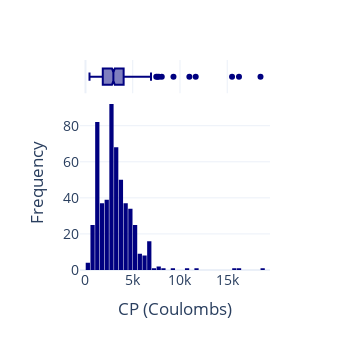

This figure's notebook cell:
### Code cell
import plotly.express as px

# Create the histogram with a marginal box plot
fig = px.histogram(
    data, 
    x='CP', 
    marginal='box', 
    nbins=47
)

# Set all bars to red
fig.update_traces(marker_color='navy')

# Update layout for better aesthetics and a square figure
fig.update_layout(
    bargap=0.1,  # Space between bars
    title=dict(
        x=0.5,  # Center-align title
        font=dict(size=18, color='black')
    ),
    xaxis_title="CP (Coulombs)",
    yaxis_title="Frequency",
    font=dict(size=14),  # Font size for readability
    template='plotly_white',  # Clean look
    width=350,  # Adjust width for square shape
    height=350  # Adjust height to match width
)

# Show the figure
fig.show()

### Figure 1 — Plotly figure (JSON) as saved in the notebook; plotly's stock layout.template omitted (floating-point values rounded to 4 significant figures; data arrays with more than 128 entries replaced by an {"elided": "..."} marker saying what was removed)
{"data": [{"alignmentgroup": "True", "bingroup": "x", "hovertemplate": "CP=%{x}<br>count=%{y}<extra></extra>", "legendgroup": "", "marker": {"color": "navy", "pattern": {"shape": ""}}, "name": "", "nbinsx": 47, "offsetgroup": "", "orientation": "v", "showlegend": false, "type": "histogram", "x": {"elided": "536 float values"}, "xaxis": "x", "yaxis": "y"}, {"alignmentgroup": "True", "hovertemplate": "CP=%{x}<extra></extra>", "legendgroup": "", "marker": {"color": "navy"}, "name": "", "notched": true, "offsetgroup": "", "showlegend": false, "type": "box", "x": {"elided": "536 float values"}, "xaxis": "x2", "yaxis": "y2"}], "layout": {"bargap": 0.1, "barmode": "relative", "font": {"size": 14}, "height": 350, "legend": {"tracegroupgap": 0}, "margin": {"t": 60}, "title": {"font": {"color": "black", "size": 18}, "x": 0.5}, "width": 350, "xaxis": {"anchor": "y", "domain": [0, 1], "title": {"text": "CP (Coulombs)"}}, "xaxis2": {"anchor": "y2", "domain": [0, 1], "matches": "x", "showgrid": true, "showticklabels": false}, "yaxis": {"anchor": "x", "domain": [0, 0.8316], "title": {"text": "Frequency"}}, "yaxis2": {"anchor": "x2", "domain": [0.8416, 1], "matches": "y2", "showgrid": false, "showline": false, "showticklabels": false, "ticks": ""}}}
